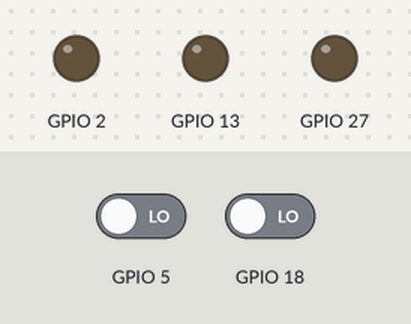
A sketch run on a simulated ESP32. On the bench: output pins drawn as LEDs (lit = HIGH). The test bench sets the inputs (shaded band); at power-on: GPIO 18 LOW, GPIO 5 LOW.

Above: at 1.2 s.
1.3 s: GPIO 18 driven HIGH
At 2.2 s:
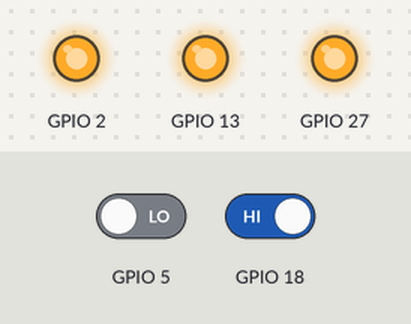
4.3 s: GPIO 18 driven LOW
Timing chart, 0 to 7.3 s (numbered marks = the images above; inputs shaded):
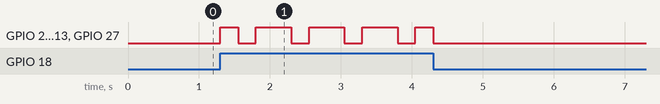

Measured:
- after the input at 1.3 s, GPIO 2, GPIO 13, GPIO 27: LOW → HIGH at once, then repeats every 0.75 s: LOW 0.25 s, HIGH 0.50 s

The sketch:

PROJECT1A.ino
```cpp
void setup() {
  // put your setup code here, to run once:
  pinMode(5,INPUT);
  pinMode(18,INPUT);
  pinMode(13,OUTPUT);
  pinMode(27,OUTPUT);
  pinMode(2,OUTPUT);
}

void loop() {
  // put your main code here, to run repeatedly:
  int pushbuttonvalue1 = digitalRead(5);
  int pushbuttonvalue2 = digitalRead(18);
  if(pushbuttonvalue1 == HIGH)
  {
    digitalWrite(13,HIGH);
    digitalWrite(27,HIGH);
    digitalWrite(2,HIGH);
  }
  if (pushbuttonvalue2 == HIGH)
  {
    digitalWrite(13,HIGH);
    digitalWrite(27,HIGH);
    digitalWrite(2,HIGH);
    delay(250);
    digitalWrite(13,LOW);
    digitalWrite(27,LOW);
    digitalWrite(2,LOW);
    delay(250);
    digitalWrite(13,HIGH);
    digitalWrite(27,HIGH);
    digitalWrite(2,HIGH);
    delay(250);
  }
  else{
    digitalWrite(13,LOW);
    digitalWrite(27,LOW);
    digitalWrite(2,LOW);
  }
}
```
